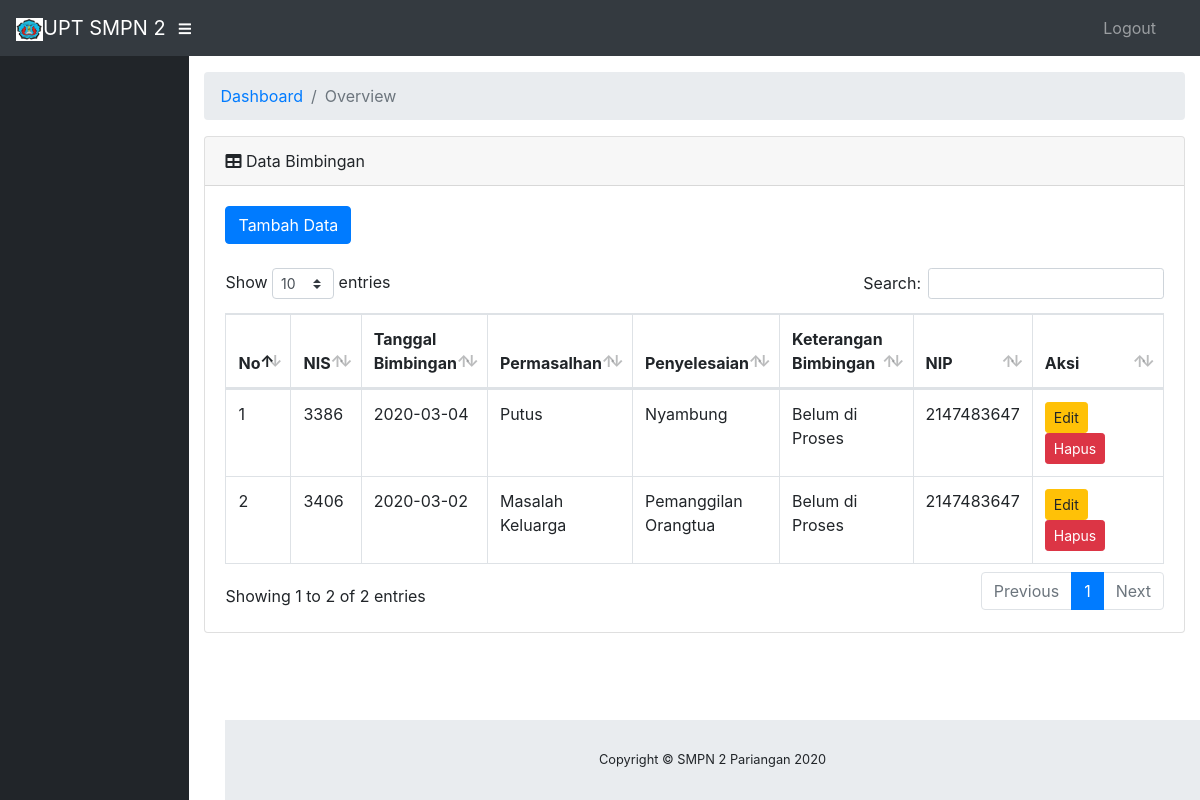
Before: /bimbingans/index with the older database file.
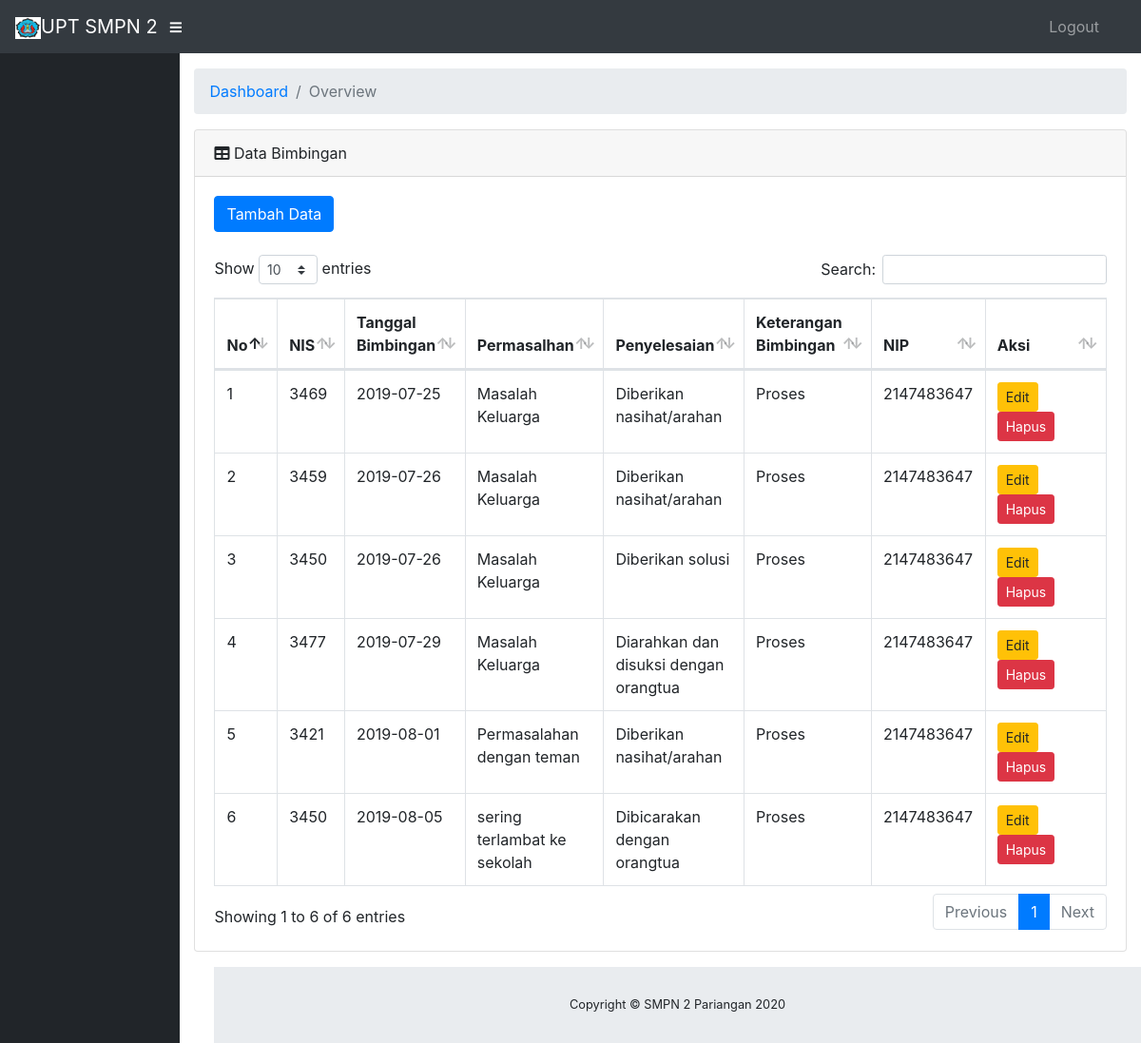
After: the same page with the newer database file.
### tables this page shows
CREATE TABLE IF NOT EXISTS `bimbingan_siswa` (
  `id_bimbingan` int(11) NOT NULL,
  `nis` int(10) NOT NULL,
  `tg_bim` date NOT NULL,
  `permasalahan` varchar(100) NOT NULL,
  `penyelesaian` varchar(100) NOT NULL,
  `ket_bim` varchar(20) NOT NULL,
  `nip` int(20) NOT NULL
);

CREATE TABLE IF NOT EXISTS `siswa` (
  `nis` int(10) NOT NULL,
  `ta` varchar(10) NOT NULL,
  `nm_siswa` varchar(30) NOT NULL,
  `kelas` varchar(10) NOT NULL,
  `jekel` varchar(2) NOT NULL,
  `alamat` varchar(50) NOT NULL,
  `no_hp_ortu` varchar(20) NOT NULL,
  `point` int(11) NOT NULL DEFAULT '100'
);

CREATE TABLE IF NOT EXISTS `guru` (
  `nip` varchar(30) NOT NULL,
  `nm_guru` varchar(50) NOT NULL,
  `jabatan` varchar(50) NOT NULL
);

### application/controllers/Bimbingans.php (called while the page is built, shortened)
<?php
class Bimbingans extends CI_Controller
{
    public function __construct()
    {
        $this->load->model('Mbimbingans');
        $this->load->library("form_validation");
    }
    public function index($offset = 0)
    {
        $data['databimbingans'] = $this->Mbimbingans->getAll();
        $this->load->view('bimbingans/index', $data);
    }
}

### index.php (called while the page is built, shortened)
<?php
require_once BASEPATH.'core/CodeIgniter.php';

### application/models/Mbimbingans.php (called while the page is built, shortened)
<?php
class Mbimbingans extends CI_Model
{
    private $_table = "bimbingan_siswa";
    private $_tablesiswa = "siswa";
    private $_tableguru = "guru";
    public function getAll()
    {
        $this->db->select('*');
        $this->db->from($this->_table);
        $this->db->join($this->_tablesiswa, 'bimbingan_siswa.nis = siswa.nis');
        $this->db->join($this->_tableguru, 'bimbingan_siswa.nip = guru.nip');
        return $this->db->get()->result();
    }
}

### application/views/bimbingans/index.php (the view, shortened to what this page needs)
<!DOCTYPE html>
<html lang="en">
<head>
</head>
<body id="page-top">
    <div id="wrapper">
        <div id="content-wrapper">
            <div class="container-fluid">
                <div class="card mb-3">
                    <div class="card-header">
                        <i class="fas fa-table"></i>
                        Data Bimbingan</div>
                    <div class="card-body">
                        <a href="<?php echo base_url() ?>bimbingans/add" class="btn btn-primary">Tambah Data</a>
                        <br>
                        <br>
                        <div class="table-responsive">
                            <table class="table table-bordered" id="dataTable" width="100%" cellspacing="0">
                                <thead>
                                    <tr>
                                        <th>No</th>
                                        <th>NIS</th>
                                        <th>Tanggal Bimbingan</th>
                                        <th>Permasalhan</th>
                                        <th>Penyelesaian</th>
                                        <th>Keterangan Bimbingan</th>
                                        <th>NIP
                                        <th>Aksi</th>
                                        </th>
                                    </tr>
                                </thead>
                                <tbody>
                                    <?php foreach ($databimbingans as $no => $databimbingan) : ?>
                                        <tr>
                                            <td><?php echo ++$no ?></td>
                                            <td><?php echo $databimbingan->nis ?></td>
                                            <td><?php echo $databimbingan->tg_bim ?></td>
                                            <td><?php echo $databimbingan->permasalahan ?></td>
                                            <td><?php echo $databimbingan->penyelesaian ?></td>
                                            <td><?php echo $databimbingan->ket_bim ?></td>
                                            <td><?php echo $databimbingan->nip ?></td>
                                            <td width="120px">
                                                <a class="btn btn-warning btn-sm" href="<?php echo base_url() ?>bimbingans/edit/<?php echo $databimbingan->id_bimbingan ?>">Edit</a>
                                                <a class="btn btn-danger btn-sm" href="<?php echo base_url() ?>bimbingans/delete/<?php echo $databimbingan->id_bimbingan ?>">Hapus</a>
                                            </td>
                                        </tr>
                                    <?php endforeach ?>
                                </tbody>
                            </table>
                        </div>
                    </div>
                </div>
            </div>
        </div>
    </div>
</body>
</html>

Changed rows visible on the page:
removed bimbingan_siswa: siswa.nis "3386", tg_bim "2020-03-04", permasalahan "Putus", penyelesaian "Nyambung", ket_bim "Belum di Proses", guru.nip "2147483647"
no longer on this page (row edited): bimbingan_siswa: siswa.nis "3406", tg_bim "2020-03-02", permasalahan "Masalah Keluarga", penyelesaian "Pemanggilan Orangtua", ket_bim "Belum di Proses", guru.nip "2147483647"
added bimbingan_siswa: siswa.nis "3469", tg_bim "2019-07-25", permasalahan "Masalah Keluarga", penyelesaian "Diberikan nasihat/arahan", ket_bim "Proses", guru.nip "2147483647"
added bimbingan_siswa: siswa.nis "3459", tg_bim "2019-07-26", permasalahan "Masalah Keluarga", penyelesaian "Diberikan nasihat/arahan", ket_bim "Proses", guru.nip "2147483647"
added bimbingan_siswa: siswa.nis "3450", tg_bim "2019-07-26", permasalahan "Masalah Keluarga", penyelesaian "Diberikan solusi", ket_bim "Proses", guru.nip "2147483647"
added bimbingan_siswa: siswa.nis "3477", tg_bim "2019-07-29", permasalahan "Masalah Keluarga", penyelesaian "Diarahkan dan disuksi dengan orangtua", ket_bim "Proses", guru.nip "2147483647"
added bimbingan_siswa: siswa.nis "3421", tg_bim "2019-08-01", permasalahan "Permasalahan dengan teman", penyelesaian "Diberikan nasihat/arahan", ket_bim "Proses", guru.nip "2147483647"
added bimbingan_siswa: siswa.nis "3450", tg_bim "2019-08-05", permasalahan "sering terlambat ke sekolah", penyelesaian "Dibicarakan dengan orangtua", ket_bim "Proses", guru.nip "2147483647"
Other visible differences:
text written by a page script: "Show entries Search: Showing 1 to 2 of 2 entries Previous 1 Next" → "Show entries Search: Showing 1 to 6 of 6 entries Previous 1 Next"
